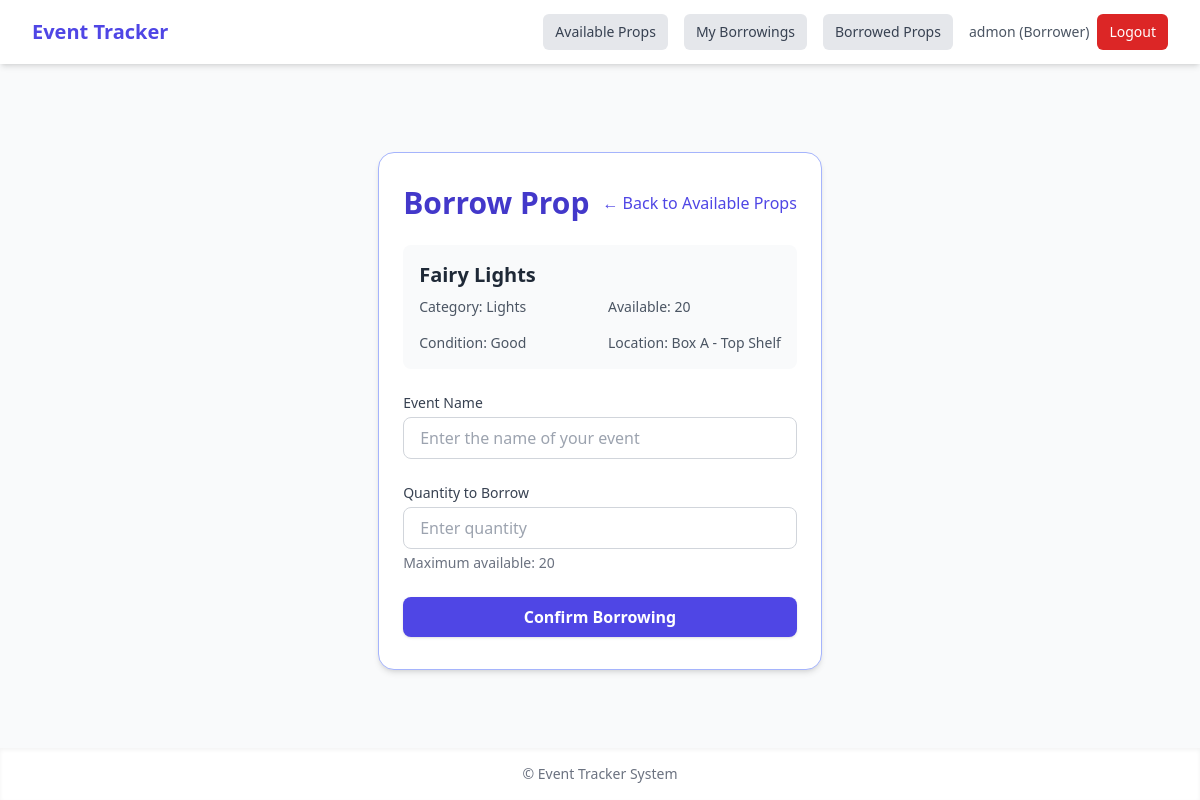
Screenshot of /props/1/use/ (signed in) with the database file from the repository.
### inventory/models.py (models this page shows, shortened)
class UserProfile(models.Model):
    ROLE_CHOICES = [
        ('admin', 'Admin'),
        ('borrower', 'Borrower'),
    ]
    user = models.OneToOneField(User, on_delete=models.CASCADE, related_name='profile')
    role = models.CharField(max_length=10, choices=ROLE_CHOICES, default='borrower')
    phone = models.CharField(max_length=20, blank=True, null=True)
    @property
    def is_admin(self):
        return self.role == 'admin'
    @property
    def is_borrower(self):
        return self.role == 'borrower'

class Prop(models.Model):
    CATEGORY_CHOICES = [
        ('Lights', 'Lights'),
        ('Tables', 'Tables'),
        ('Banners', 'Banners'),
        ('Costumes', 'Costumes'),
        ('Others', 'Others'),
    ]
    CONDITION_CHOICES = [
        ('Good', 'Good'),
        ('Fair', 'Fair'),
        ('Damaged', 'Damaged'),
    ]
    name = models.CharField(max_length=100)
    category = models.CharField(max_length=20, choices=CATEGORY_CHOICES)
    quantity = models.PositiveIntegerField()
    condition = models.CharField(max_length=10, choices=[('Good', 'Good'), ('Fair', 'Fair'), ('Damaged', 'Damaged')])
    storage_location = models.CharField(max_length=100)
    image = models.ImageField(upload_to='prop_images/', blank=True, null=True)

### inventory/views.py (the view, shortened to what this page needs)
# urls.py: path('props/<int:prop_id>/use/', use_prop, name='use_prop'),
@login_required
@borrower_required
def use_prop(request, prop_id):
    prop = get_object_or_404(Prop, id=prop_id)
    return render(request, 'inventory/borrower_use_prop.html', {'prop': prop})

### inventory/views.py (called while the page is built)
def borrower_required(view_func):
    @wraps(view_func)
    def _wrapped_view(request, *args, **kwargs):
        if not request.user.is_authenticated:
            messages.error(request, "Please log in to access this page.")
            return redirect('login')
        if not request.user.profile.is_borrower:
            messages.error(request, "This page is only for borrowers.")
            return redirect('home')
        return view_func(request, *args, **kwargs)
    return _wrapped_view

### inventory/templates/inventory/borrower_use_prop.html (shortened to what this page needs)
{% extends 'inventory/base.html' %}
{% block content %}
<div class="max-w-xl mx-auto mt-16 px-6 py-8 bg-white rounded-2xl shadow-md border border-indigo-300">
    <div class="flex items-center justify-between mb-6">
        <h1 class="text-3xl font-bold text-indigo-700">Borrow Prop</h1>
        <a href="{% url 'home' %}" class="text-indigo-600 hover:text-indigo-700">
            ← Back to Available Props
        </a>
    </div>
    <div class="mb-6 p-4 bg-gray-50 rounded-lg">
        <h2 class="text-xl font-semibold text-gray-800 mb-2">{{ prop.name }}</h2>
        <div class="grid grid-cols-2 gap-4 text-sm text-gray-600">
            <div>
                <span class="font-medium">Category:</span>
                <span>{{ prop.category }}</span>
            </div>
            <div>
                <span class="font-medium">Available:</span>
                <span>{{ prop.quantity }}</span>
            </div>
            <div>
                <span class="font-medium">Condition:</span>
                <span>{{ prop.condition }}</span>
            </div>
            <div>
                <span class="font-medium">Location:</span>
                <span>{{ prop.storage_location }}</span>
            </div>
        </div>
    </div>
    <form method="POST" class="space-y-6">
        <div>
            <label for="event_name" class="block text-sm font-medium text-gray-700">Event Name</label>
            <input type="text" name="event_name" id="event_name" required
                class="mt-1 block w-full border border-gray-300 rounded-lg px-4 py-2 focus:ring-indigo-500 focus:border-indigo-500"
                placeholder="Enter the name of your event">
        </div>
        <div>
            <label for="quantity" class="block text-sm font-medium text-gray-700">Quantity to Borrow</label>
            <input type="number" name="quantity" id="quantity" required min="1" max="{{ prop.quantity }}"
                class="mt-1 block w-full border border-gray-300 rounded-lg px-4 py-2 focus:ring-indigo-500 focus:border-indigo-500"
                placeholder="Enter quantity">
            <p class="mt-1 text-sm text-gray-500">Maximum available: {{ prop.quantity }}</p>
        </div>
        <button type="submit"
            class="w-full bg-indigo-600 hover:bg-indigo-700 text-white font-semibold px-6 py-2 rounded-lg shadow transition">
            Confirm Borrowing
        </button>
    </form>
</div>
{% endblock %}

### inventory/templates/inventory/base.html (shortened to what this page needs)
<!DOCTYPE html>
<html lang="en" class="scroll-smooth">
<head>
    <script src="https://cdn.tailwindcss.com"></script>
</head>
<body class="bg-gray-50 text-gray-900 min-h-screen flex flex-col">
    <nav class="bg-white shadow-md">
        <div class="max-w-7xl mx-auto px-4 sm:px-6 lg:px-8">
            <div class="flex justify-between h-16 items-center">
                <div>
                    <a href="{% url 'home' %}" class="text-xl font-bold text-indigo-600 hover:text-indigo-700">
                        Event Tracker
                    </a>
                </div>
                {% if user.is_authenticated %}
                <div class="flex items-center space-x-4">
                    {% if user.profile.is_admin %}
                    <a href="{% url 'dashboard' %}" class="inline-block px-3 py-2 rounded-md text-sm font-medium bg-indigo-600 text-white hover:bg-indigo-700 transition">
                        Dashboard
                    </a>
                    <a href="{% url 'prop_list' %}" class="inline-block px-3 py-2 rounded-md text-sm font-medium bg-gray-200 text-gray-700 hover:bg-gray-300 transition">
                        Props
                    </a>
                    <a href="{% url 'borrower_list' %}" class="inline-block px-3 py-2 rounded-md text-sm font-medium bg-gray-200 text-gray-700 hover:bg-gray-300 transition">
                        Borrowers
                    </a>
                    {% else %}
                    <a href="{% url 'prop_list' %}" class="inline-block px-3 py-2 rounded-md text-sm font-medium bg-gray-200 text-gray-700 hover:bg-gray-300 transition">
                        Available Props
                    </a>
                    <a href="{% url 'my_borrowings' %}" class="inline-block px-3 py-2 rounded-md text-sm font-medium bg-gray-200 text-gray-700 hover:bg-gray-300 transition">
                        My Borrowings
                    </a>
                    {% endif %}
                    <a href="{% url 'borrowed_props_list' %}" class="inline-block px-3 py-2 rounded-md text-sm font-medium bg-gray-200 text-gray-700 hover:bg-gray-300 transition">
                        Borrowed Props
                    </a>
                    <div class="flex items-center space-x-2">
                        <span class="text-sm text-gray-600">
                            {{ user.username }} ({{ user.profile.get_role_display }})
                        </span>
                        <a href="{% url 'logout' %}" class="inline-block px-3 py-2 rounded-md text-sm font-medium bg-red-600 text-white hover:bg-red-700 transition">
                            Logout
                        </a>
                    </div>
                </div>
                {% endif %}
            </div>
        </div>
    </nav>
    <main class="flex-grow max-w-7xl mx-auto p-6">
        {% block content %}
        {% endblock %}
    </main>
    <footer class="bg-white shadow-inner text-center text-gray-500 text-sm py-4">
        &copy; {{ now|date:"Y" }} Event Tracker System
    </footer>
</body>
</html>

### rows the page displays
Prop: name "Fairy Lights", category "Lights", quantity "20", condition "Good", storage_location "Box A - Top Shelf"

### other values shown
{{ user.username }} "admon"
{{ user.profile.get_role_display }} "Borrower"
